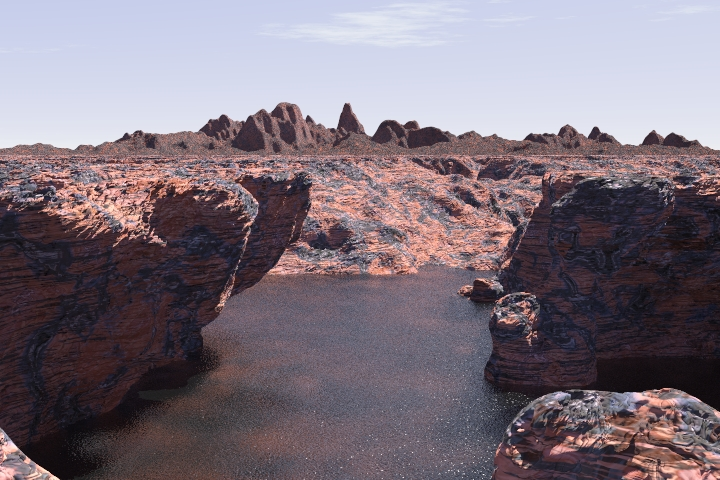
%> input picture assignment2/landscape-a.jpg, 720 x 480 px
$ octave assignment_2.m   (GNU Octave 9; MATLAB toolbox functions it lacks are replaced by stand-ins)
%> lines starting %> are read from the running program, lines starting %| are printed output that depends on the picture
### assignment2/harris_scale_inv.m
function [rFin, cFin, sFin] = harris_scale_inv(im, sigma_range)

hsize       = [3, 3];
R_current   = 0;
siz         = size(im);
finalImage  = zeros(siz);
s           = zeros(siz);
sFin        = zeros(siz);

for sigma = sigma_range
    % Determine Laplacian for all different sigma values, check for corner
    % points at the keypoint locations from the Harris function.
    localImage      = zeros(size(im));

    [r, c] = harris(im, sigma);
    laplacian = imfilter(im, fspecial('log', [3, 3], sigma), 'replicate', 'same') .* (sigma^2);
%     min(min(laplacian))
%     max(max(laplacian))
    localImage(sub2ind(siz, r, c)) = laplacian(sub2ind(siz, r, c));

    [sRow, sCol] = find(abs(localImage) > finalImage);
    s(sub2ind(siz, sRow, sCol)) = sigma;

    finalImage = max(finalImage, abs(localImage));
end

finalClean = (imdilate(finalImage, strel('square', 3)) == finalImage & finalImage > 0);  %???
[rFin, cFin] = find(finalClean);
sFin = s(sub2ind(siz, rFin, cFin));

% [5 lines of commented-out code are left out]

end

### assignment2/ImageDerivatives.m
%% Function Question 5.4
function F = ImageDerivatives(im, sigma, type)
    if type == "x"
        Gx = gaussianDer(sigma);
        F = conv2(im, Gx, 'same');
    elseif type == "y"
        Gy = gaussianDer(sigma)';
        F = conv2(im, Gy, 'same');
    elseif type == "xy"
        Gx = gaussianDer(sigma);
        Gy = gaussianDer(sigma)';
        F = conv2(Gx, Gy, im, 'same');
    elseif type == "yx"
        Gy = gaussianDer(sigma)';
        Gx = gaussianDer(sigma);
        F = conv2(Gy, Gx, im, 'same');
    elseif type == "xx"
        x = -3*sigma : 3*sigma;
        Gxx = (-sigma.^2 + x.^2) ./ (sigma.^4) .* gaussian(sigma);
        F = conv2(im, Gxx, 'same');
    elseif type == "yy"
        y = -3*sigma : 3*sigma;
        Gyy = ((-sigma.^2 + y.^2) ./ (sigma.^4) .* gaussian(sigma))';
        F = conv2(im, Gyy, 'same');
    end
end

### assignment2/harris.m
function [r, c, R] = harris(im, sigma)
% inputs:
% im: double grayscale image
% sigma: integration-scale
% outputs:  The row and column of each point is returned in r and c
% This function finds Harris corners at integration-scale sigma.
% The derivative-scale is chosen automatically as gamma*sigma

gamma = 0.7; % The derivative-scale is gamma times the integration scale

% Calculate Gaussian Derivatives at derivative-scale
% Hint: use your previously implemented function in assignment 1
Ix = ImageDerivatives(im, gamma*sigma, "x") * gamma * sigma;
Iy = ImageDerivatives(im, gamma*sigma, "y") * gamma * sigma;

% Allocate an 3-channel image to hold the 3 parameters for each pixel
M = zeros(size(Ix,1), size(Ix,2), 3);

% Calculate M for each pixel
M(:,:,1) = Ix.^2;
M(:,:,2) = Ix.*Iy;
M(:,:,3) = Iy.^2;

% Smooth M with a gaussian at the integration scale sigma.
M = imfilter(M, fspecial('gaussian', ceil(sigma*6+1), sigma), 'replicate', 'same');

% Compute the cornerness R
k       = 0.05;
det     = M(:,:,1).*M(:,:,3) - (M(:,:,2).^2);
trace   = M(:,:,1) + M(:,:,3);
R       = det - k*(trace.^2);

% Set the threshold
threshold = 0.01*max(max(R));

% Find local maxima
% Dilation will alter every pixel except local maxima in a 3x3 square area.
% Also checks if R is above threshold
R = ((R>threshold) & ((imdilate(R, strel('square', 3))==R)));  %.* sigma;

% Display corners
%figure
%imshow(R,[]);

% Return the coordinates
[r,c] = find(R);

end

### assignment2/gaussian.m
function G = gaussian(sigma)
x = -3.*sigma : 3.*sigma ;

g = 1./(sigma.*(2*pi)^(1/2))*exp(-(x.^2)./(2.*sigma.^2));
G = g./sum(g);
end

### assignment2/gaussianDer.m
%% Function Question 4
function Gd = gaussianDer(sigma)
    x   = -3*sigma:3*sigma;
    Gd  = -x.*gaussian(sigma)./(sigma^2);
end

### assignment2/assignment_2.m
% Assignment 2.1 Computer Vision
% Bas Buller
% 05-02-2018

close all; clc; clear all;
run('/home/bas/Documents/MATLAB/vlfeat-0.9.21/toolbox/vl_setup');
%> (this line was passed over: vl_setup is not available in this run)


%% images and parameters

color_a     = imread('landscape-a.jpg');
%> color_a is the input picture: size 480x720x3 uint8; mean R, G, B 124.1, 112.8, 123
color_b     = imread('landscape-b.jpg');
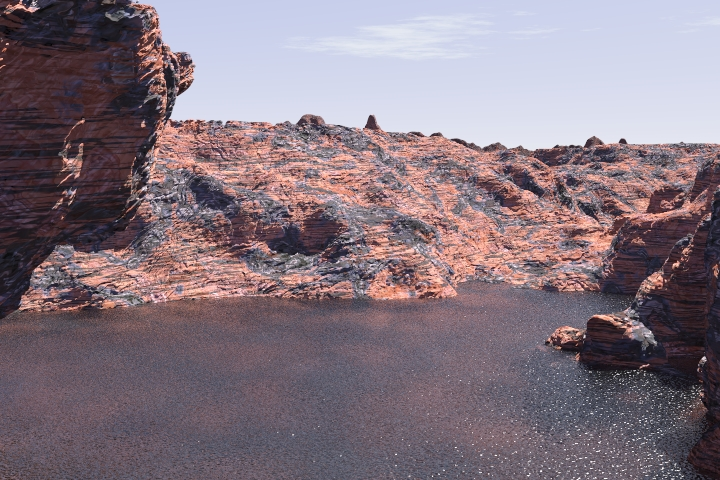
%> input picture assignment2/landscape-b.jpg, 720 x 480 px
%> color_b is the input picture: size 480x720x3 uint8; mean R, G, B 132, 117.3, 127.3

land_a      = im2double(rgb2gray(imread('landscape-a.jpg')));
%> land_a: size 480x720 double; min 0.0235, max 0.992, mean 0.46
land_b      = im2double(rgb2gray(imread('landscape-b.jpg')));
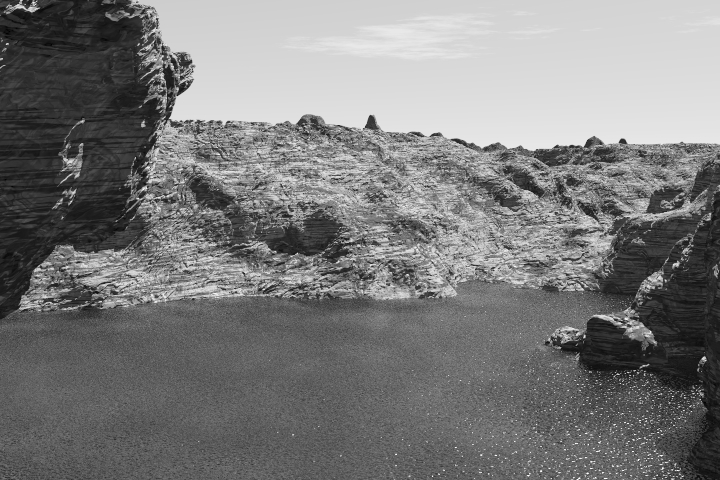
%> land_b: size 480x720 double; min 0, max 1, mean 0.482

land_a_s    = im2single(rgb2gray(imread('landscape-a.jpg')));
%> land_a_s: size 480x720 single; min 0.0235, max 0.992, mean 0.46; mean of the top-left, top-right, bottom-left and bottom-right quarters 0.644, 0.65, 0.245, 0.302
land_b_s    = im2single(rgb2gray(imread('landscape-b.jpg')));
%> land_b_s: size 480x720 single; min 0, max 1, mean 0.482; mean of the top-left, top-right, bottom-left and bottom-right quarters 0.458, 0.704, 0.386, 0.378

sigma_range = 1.2.^(0:12);
threshold   = 0.8;


%% Determine scale invariant Harris function

[r_a, c_a, s_a] = harris_scale_inv(land_a, sigma_range);
%> the loop in harris_scale_inv, `for sigma = sigma_range` made 13 passes
%> threshold in harris on passes 1 to 12: 8.36e-06, 1.44e-05, 9.26e-06, 1.45e-05, 1.06e-05, 1.33e-05, 1.43e-05, 1.39e-05, 1.57e-05, 1.59e-05, 1.57e-05, 1.34e-05
%> pass 1, in ImageDerivatives (call 2), `F = conv2(im, Gy, 'same');`:
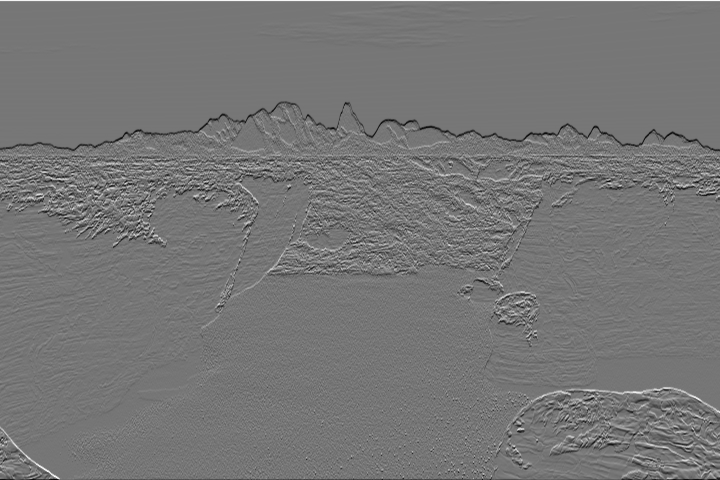
%> F: size 480x720 double; min -0.388, max 0.449, mean 9.81e-05; drawn with min black and max white
%> after the loop in harris_scale_inv, `for sigma = sigma_range`:
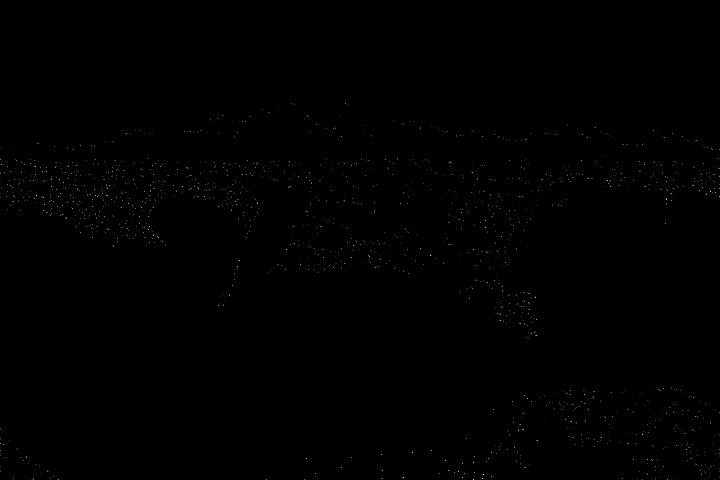
%> finalImage: size 480x720 double; min 0, max 0.218, mean 0.00038; drawn with min black and max white
%> in harris_scale_inv, `finalClean = (imdilate(finalImage, strel('square', 3)) == finalImage &..`:
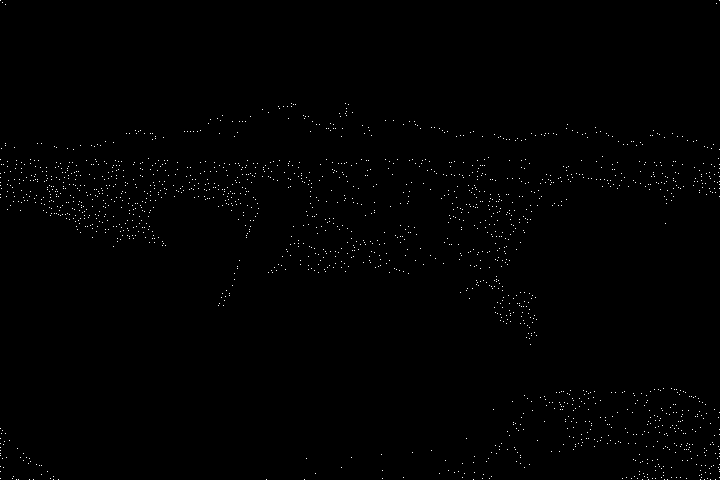
%> finalClean: size 480x720 logical; 0.52% white in thin lines or dots
%> in harris_scale_inv, `[rFin, cFin] = find(finalClean);`: rFin = 1791 values from 1 to 480; cFin = 1791 values from 1 to 720
%> in harris_scale_inv, `sFin = s(sub2ind(siz, rFin, cFin));`: sFin = 1791 values, max 8.92 at index 31, min 1 at index 2, mean 1.53
%> r_a = 1791 values, max 480 at index 58, min 1 at index 1, mean 252.8; c_a = 1791 values from 1 to 720; s_a has the same summary as sFin in harris_scale_inv
[r_b, c_b, s_b] = harris_scale_inv(land_b, sigma_range);
%> the loop in harris_scale_inv (call 2), `for sigma = sigma_range` made 13 passes
%> threshold in harris on passes 1 to 12: 5.65e-06, 6.72e-06, 8.32e-06, 6.64e-06, 7.54e-06, 8.68e-06, 8.74e-06, 8.69e-06, 9.35e-06, 9.28e-06, 9.31e-06, 9.2e-06
%> pass 1, in ImageDerivatives (call 28), `F = conv2(im, Gy, 'same');`:
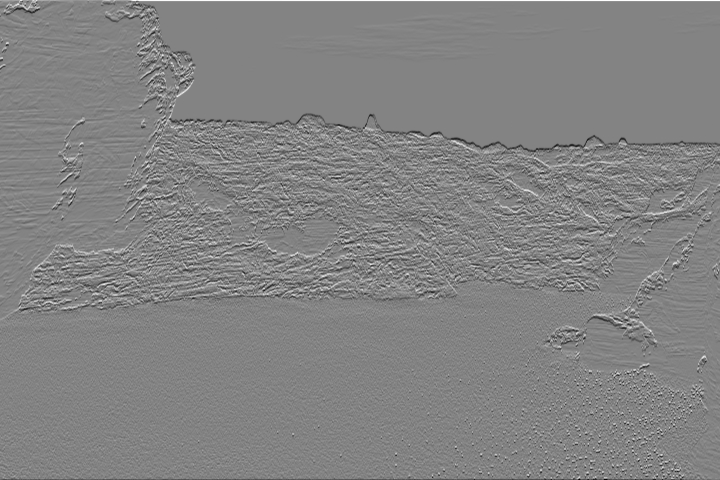
%> F: size 480x720 double; min -0.453, max 0.428, mean 0.000232; drawn with min black and max white
%> in harris_scale_inv (call 2), `finalClean = (imdilate(finalImage, strel('square', 3)) == finalImage &..`:
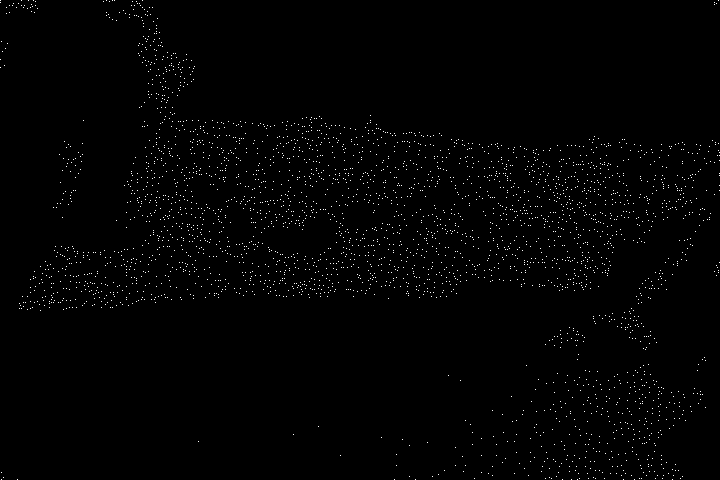
%> finalClean: size 480x720 logical; 0.96% white in thin lines or dots
%> in harris_scale_inv (call 2), `[rFin, cFin] = find(finalClean);`: rFin = 3330 values from 1 to 480; cFin = 3330 values from 1 to 720
%> in harris_scale_inv (call 2), `sFin = s(sub2ind(siz, rFin, cFin));`: sFin = 3330 values, max 8.92 at index 6, min 1 at index 1, mean 1.39
%> r_b = 3330 values, max 480 at index 7, min 1 at index 1, mean 233.5; c_b = 3330 values from 1 to 720; s_b has the same summary as sFin in harris_scale_inv


%% Determine Euclidian distance based on SIFT classification

%> (the run ends here)
